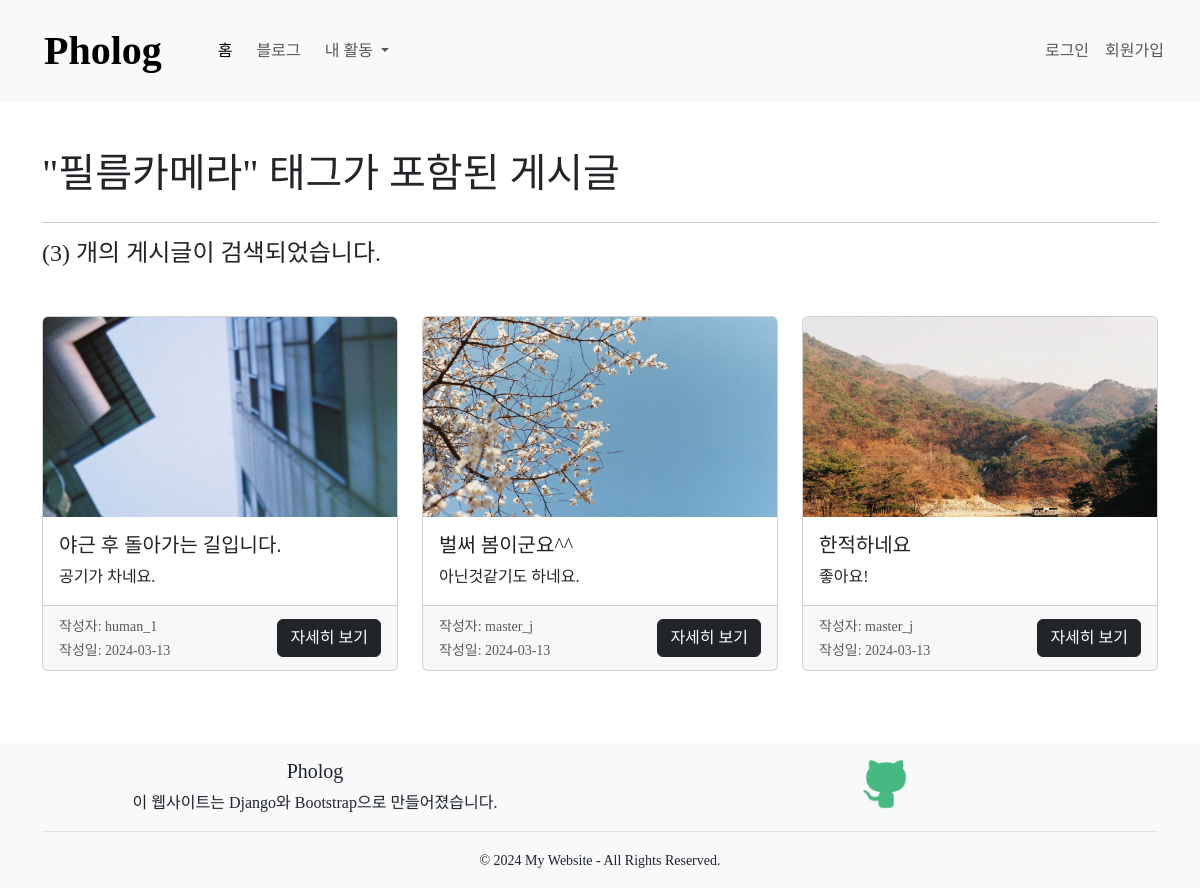
Screenshot of /blog/tag/필름카메라/ with the database file from the repository.
### blog/models.py (models this page shows, shortened)
class Tag(models.Model):
    name = models.CharField(max_length=40, unique=True)
    class Meta:
        verbose_name = "태그"
        verbose_name_plural = "태그 그룹"

class Post(models.Model):
    author = models.ForeignKey(User, on_delete=models.CASCADE)
    title = models.CharField(max_length=200)
    content = models.TextField()
    categories = models.ManyToManyField(Category, blank=True, related_name="post_categories")
    tags = models.ManyToManyField(Tag, blank=True, related_name="post_tags")
    created_at = models.DateTimeField(auto_now_add=True)
    updated_at = models.DateTimeField(auto_now=True)
    class Meta:
        verbose_name = "포스트"
        verbose_name_plural = "포스트 그룹"
        ordering = ["-created_at"]

class Image(models.Model):
    post = models.ForeignKey(Post, default=None, on_delete=models.CASCADE, related_name="images")
    image = models.ImageField(upload_to="blog/%Y/%m/%d/")
    class Meta:
        verbose_name = "이미지"
        verbose_name_plural = "이미지 그룹"

### blog/views.py (the view)
# urls.py: path("tag/<str:tag_name>/", views.tag_list, name="tag_list"),
def tag_list(request, tag_name):
    posts = Post.objects.filter(tags__name=tag_name)
    posts_counted = posts.count()
    context = {"posts": posts, "tag_name": tag_name, "posts_counted": posts_counted}
    return render(request, "posts/tag_list.html", context)

### templates/posts/tag_list.html (shortened to what this page needs)
{% extends "base.html" %}
{% block content %}
<div class="container py-5">
    <h1 class="mb-4">"{{ tag_name }}" 태그가 포함된 게시글</h1>
    <hr>
    <h4>({{ posts_counted }}) 개의 게시글이 검색되었습니다.</h4>
    <div class="row row-cols-1 row-cols-sm-2 row-cols-md-3 g-4 mt-4">
        {% for post in posts %}
        <div class="col">
            <div class="card h-100">
                {% with post.images.first as image %}
                    {% if image %}
                    <img src="{{ image.image.url }}" class="card-img-top" alt="{{ post.title }}">
                    {% else %}
                    <img src="https://cdn.pixabay.com/photo/2015/06/19/21/24/avenue-815297_1280.jpg" class="card-img-top" alt="Default Image">
                    {% endif %}
                {% endwith %}
                <div class="card-body">
                    <h5 class="card-title">{{ post.title }}</h5>
                    <p class="card-text">{{ post.content|truncatewords:20 }}</p>
                </div>
                <div class="card-footer d-flex justify-content-between align-items-center">
                    <div>
                        <small class="text-muted">작성자: {{ post.author.username }}</small><br>
                        <small class="text-muted">작성일: {{ post.created_at|date:"Y-m-d" }}</small>
                    </div>
                    <a href="{% url "post_detail" post.pk %}" class="btn btn-dark">자세히 보기</a>
                </div>
            </div>
        </div>
        {% empty %}
        <div class="col">
            <p>해당 태그를 포함하는 게시글이 없습니다.</p>
        </div>
        {% endfor %}
    </div>
</div>
{% endblock %}

### templates/base.html (style rules this page uses)
body { font-family: 'Pretendard-Regular'; }
a { text-decoration-line: none; }

### templates/posts/tag_list.html (style rules this page uses)
.card-img-top { max-width: 100%; max-height: 200px; object-fit: cover; }

### rows the page displays
Tag: name "필름카메라"
Post: images.first.image (picture), title "야근 후 돌아가는 길입니다.", content "공기가 차네요.", author.username "human_1", created_at "2024-03-13"
Post: images.first.image (picture), title "벌써 봄이군요^^", content "아닌것같기도 하네요.", author.username "master_j", created_at "2024-03-13"
Post: images.first.image (picture), title "한적하네요", content "좋아요!", author.username "master_j", created_at "2024-03-13"

### other values shown
{{ posts_counted }} "3"
